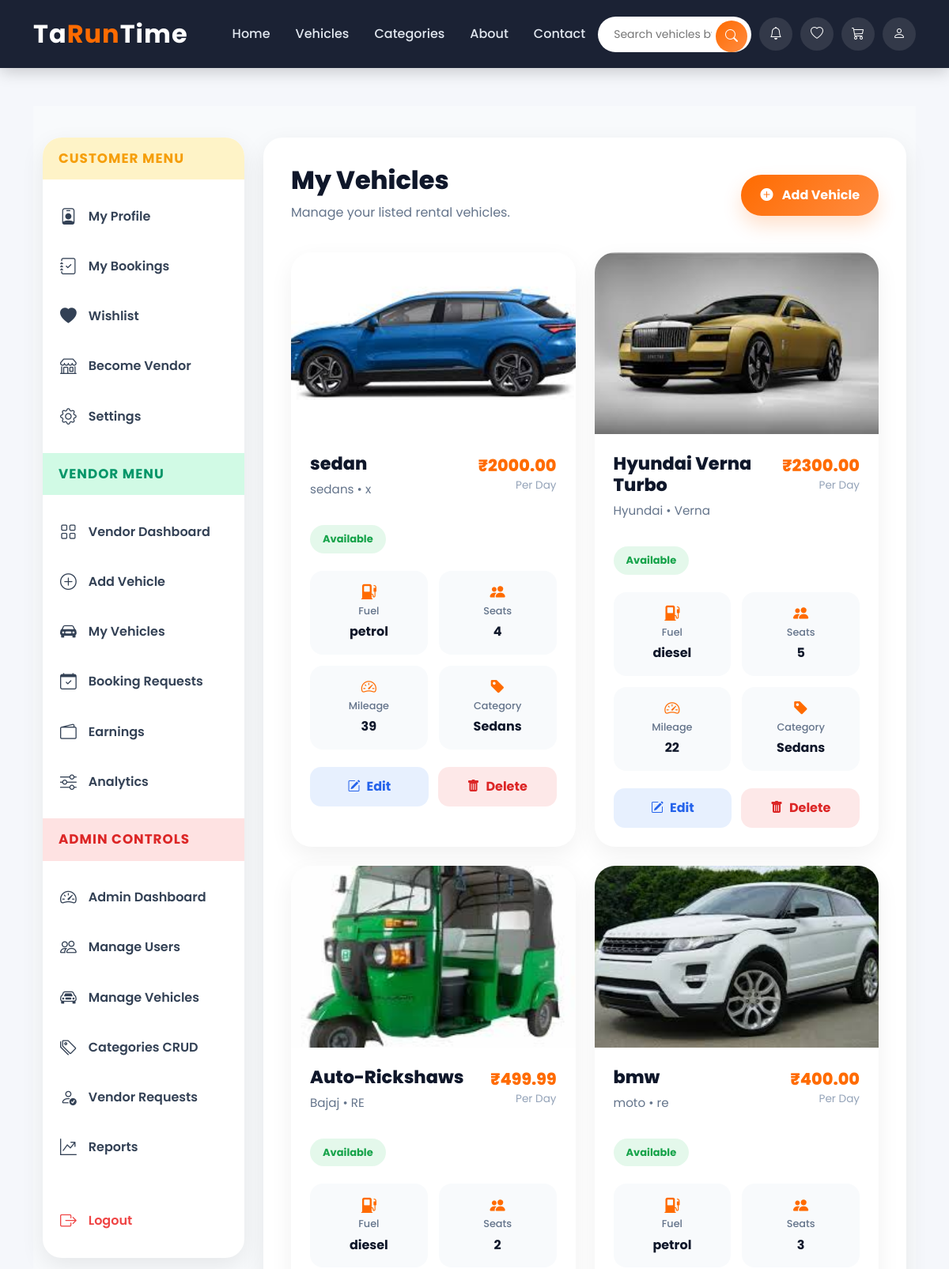
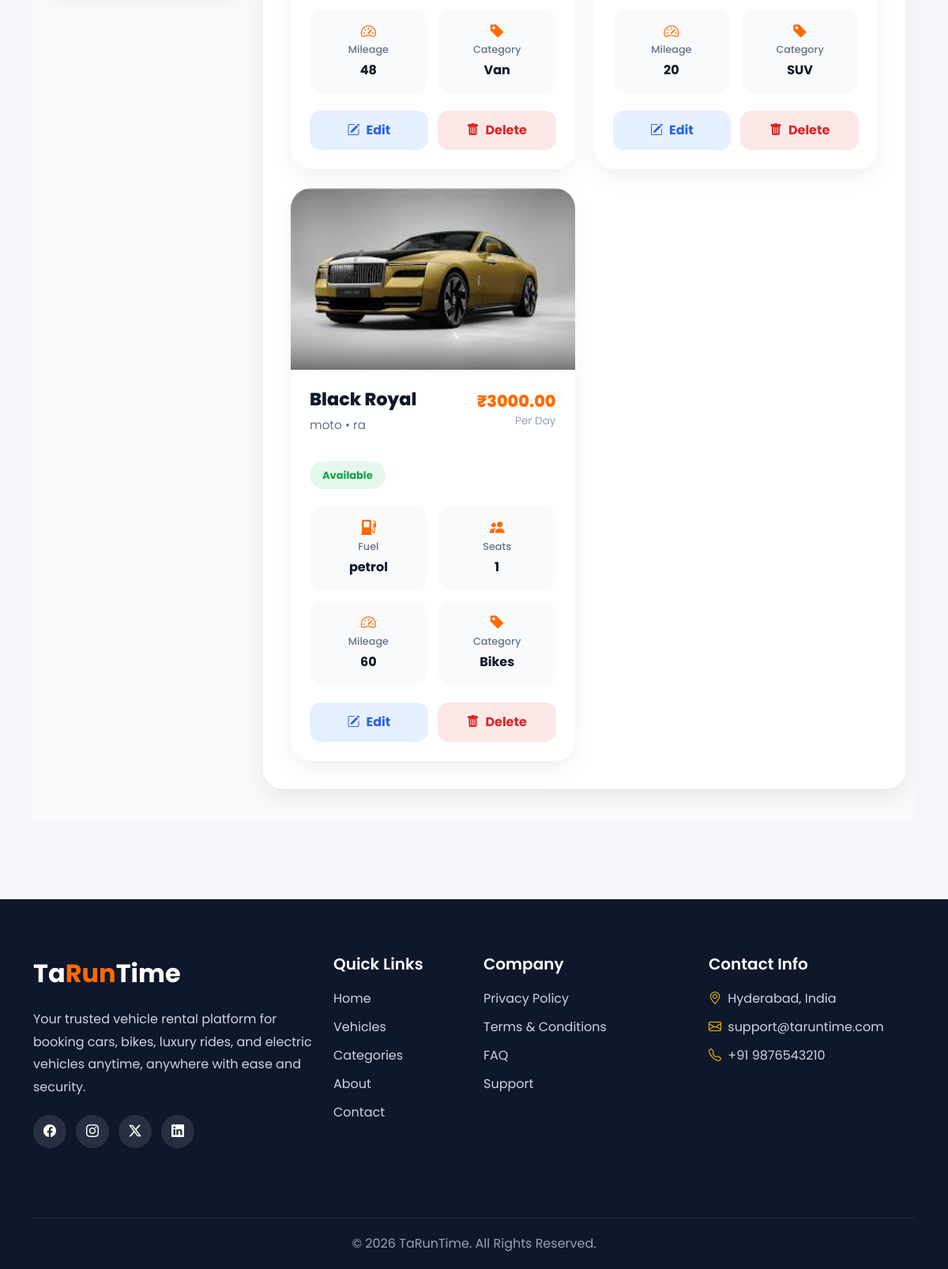
Screenshot of /dashboard/my_vehicles/ (signed in) with the database file from the repository (2 pictures, top to bottom).
### home/models.py (models this page shows, shortened)
class Vehicle(models.Model):
    vendor=models.ForeignKey(User,on_delete=models.CASCADE,related_name='vehicles')
    category=models.ForeignKey(Category,on_delete=models.CASCADE,related_name='vehicles')
    name=models.CharField(max_length=40)
    vehicle_number=models.CharField(max_length=30,unique=True)
    slug=models.SlugField(blank=True,unique=True)
    model=models.CharField(max_length=40,null=True,blank=True)
    brand=models.CharField(max_length=40,null=True,blank=True)
    year=models.IntegerField()
    fuel_type=models.CharField(max_length=30,choices=choices)
    seat_capacity=models.IntegerField()
    mileage=models.IntegerField()
    price_per_day=models.DecimalField(max_digits=10,decimal_places=2)
    location=models.CharField(max_length=70)
    description=models.TextField(null=True,blank=True)
    image=models.ImageField(upload_to='vehicle_images/')
    availability=models.BooleanField(default=True)
    created_at=models.DateTimeField(auto_now_add=True)
    updated_at=models.DateTimeField(auto_now=True)

class Category(models.Model):
    name=models.CharField(max_length=30,unique=True)
    slug=models.SlugField(blank=True,unique=True)
    image=models.ImageField(upload_to='category_images/')
    description=models.TextField()
    created_at=models.DateTimeField(auto_now_add=True)
    updated_at=models.DateTimeField(auto_now=True)
    def __str__(self):
        return self.name

### dashboard/views.py (the view)
# urls.py: path('my_vehicles/',views.my_vehicles_view,name='my_vehicles'),
def my_vehicles_view(request):
    vendor=request.user
    my_vehicles=vendor.vehicles.all()
    context={
        "my_vehicles":my_vehicles
    }
    return render(request,'dashboard/vendor/my_vehicles.html',context)

### templates/dashboard/vendor/my_vehicles.html (shortened to what this page needs)
{% extends 'dashboard/base_dashboard.html' %}
{% block dashboard_content %}
<div class="vehicle-header">
    <div>
        <h2>
            My Vehicles
        </h2>
        <p>
            Manage your listed rental vehicles.
        </p>
    </div>
    <a href="{% url 'add_vehicle' %}" class="add-btn">
        <i class="bi bi-plus-circle-fill me-2"></i>
        Add Vehicle
    </a>
</div>
<div class="row g-4">
    {% for vehicle in my_vehicles %}
    <div class="col-lg-6">
        <div class="vehicle-card">
            <img src="{{ vehicle.image.url }}" alt="{{ vehicle.name }}" class="vehicle-image">
            <div class="vehicle-content">
                <div class="vehicle-top">
                    <div>
                        <h3 class="vehicle-name">
                            {{ vehicle.name }}
                        </h3>
                        <p class="vehicle-brand">
                            {{ vehicle.brand }} • {{ vehicle.model }}
                        </p>
                    </div>
                    <div class="price-box">
                        <div class="price">
                            ₹{{ vehicle.price_per_day }}
                        </div>
                        <div class="price-text">
                            Per Day
                        </div>
                    </div>
                </div>
                {% if vehicle.availability %}
                <div class="status-badge available">
                    Available
                </div>
                {% else %}
                <div class="status-badge not-available">
                    Not Available
                </div>
                {% endif %}
                <div class="vehicle-details">
                    <div class="detail-box">
                        <i class="bi bi-fuel-pump-fill"></i>
                        <h6>
                            Fuel
                        </h6>
                        <p>
                            {{ vehicle.fuel_type }}
                        </p>
                    </div>
                    <div class="detail-box">
                        <i class="bi bi-people-fill"></i>
                        <h6>
                            Seats
                        </h6>
                        <p>
                            {{ vehicle.seat_capacity }}
                        </p>
                    </div>
                    <div class="detail-box">
                        <i class="bi bi-speedometer2"></i>
                        <h6>
                            Mileage
                        </h6>
                        <p>
                            {{ vehicle.mileage }}
                        </p>
                    </div>
                    <div class="detail-box">
                        <i class="bi bi-tag-fill"></i>
                        <h6>
                            Category
                        </h6>
                        <p>
                            {{ vehicle.category }}
                        </p>
                    </div>
                </div>
                <div class="action-buttons">
                    <a href="{% url 'edit_vendor_vehicle' vehicle.slug %}" class="edit-btn">
                        <i class="bi bi-pencil-square me-2"></i>
                        Edit
                    </a>
                    <form action="{% url 'delete_vendor_vehicle' vehicle.slug %}" method="POST" style="flex:1;">
                        <button type="submit" class="delete-btn w-100 border-0">
                            <i class="bi bi-trash-fill me-2"></i>
                            Delete
                        </button>
                    </form>
                </div>
            </div>
        </div>
    </div>
    {% endfor %}
</div>
{% endblock %}

### templates/base.html (style rules this page uses)
* { margin:0; padding:0; box-sizing:border-box; font-family: 'Poppins', sans-serif; }
body { background: #f5f7fb; display: flex; flex-direction: column; min-height: 100vh; }

### templates/dashboard/base_dashboard.html (style rules this page uses)
.dashboard-content h2 { font-size: 2rem; font-weight: 700; color: #0f172a; margin-bottom: 20px; }
.dashboard-content p { color: #64748b; line-height: 1.8; }

### templates/dashboard/vendor/my_vehicles.html (style rules this page uses)
.vehicle-header { display: flex; justify-content: space-between; align-items: center; gap: 20px; flex-wrap: wrap; margin-bottom: 35px; }
.vehicle-header h2 { font-size: 2rem; font-weight: 800; color: #0f172a; margin-bottom: 8px; }
.vehicle-header p { color: #64748b; margin: 0; }
.add-btn { padding: 14px 24px; border-radius: 50px; background: linear-gradient(135deg, #ff6b00, #ff8c42); color: white; text-decoration: none; font-weight: 700; transition: 0.3s; box-shadow: 0 12px 25px rgba(255, 107, 0, 0.2); }
.vehicle-card { background: white; border-radius: 26px; overflow: hidden; box-shadow: 0 10px 30px rgba(0, 0, 0, 0.06); transition: 0.3s; height: 100%; }
.vehicle-image { width: 100%; height: 230px; object-fit: cover; }
.vehicle-content { padding: 24px; }
.vehicle-top { display: flex; justify-content: space-between; align-items: start; gap: 10px; margin-bottom: 16px; }
.vehicle-name { font-size: 1.4rem; font-weight: 800; color: #0f172a; margin-bottom: 5px; }
.vehicle-brand { color: #64748b; font-size: 0.95rem; }
.price-box { text-align: right; }
.price { font-size: 1.3rem; font-weight: 800; color: #ff6b00; }
.price-text { font-size: 0.85rem; color: #94a3b8; }
.vehicle-details { display: grid; grid-template-columns: repeat(2, 1fr); gap: 14px; margin-bottom: 22px; }
.detail-box { background: #f8fafc; border-radius: 16px; padding: 14px; text-align: center; }
.detail-box i { color: #ff6b00; font-size: 1.2rem; margin-bottom: 8px; }
.detail-box h6 { font-size: 0.8rem; color: #64748b; margin-bottom: 5px; }
.detail-box p { margin: 0; font-weight: 700; color: #0f172a; }
.status-badge { display: inline-block; padding: 8px 16px; border-radius: 50px; font-size: 13px; font-weight: 700; margin-bottom: 22px; }
.available { background: rgba(34, 197, 94, 0.12); color: #16a34a; }
.action-buttons { display: flex; gap: 12px; }
.edit-btn { flex: 1; height: 50px; border-radius: 14px; background: rgba(59, 130, 246, 0.12); color: #2563eb; text-decoration: none; font-weight: 700; display: flex; align-items: center; justify-content: center; transition: 0.3s; }
.delete-btn { flex: 1; height: 50px; border-radius: 14px; background: rgba(239, 68, 68, 0.12); color: #dc2626; text-decoration: none; font-weight: 700; display: flex; align-items: center; justify-content: center; transition: 0.3s; }

### rows the page displays
Vehicle: image (picture), name "sedan", brand "sedans", model "x", price_per_day "2000.00", availability "Available", fuel_type "petrol", seat_capacity "4", mileage "39", category "Sedans"
Vehicle: image (picture), name "Hyundai Verna Turbo", brand "Hyundai", model "Verna", price_per_day "2300.00", availability "Available", fuel_type "diesel", seat_capacity "5", mileage "22", category "Sedans"
Vehicle: image (picture), name "Auto-Rickshaws", brand "Bajaj", model "RE", price_per_day "499.99", availability "Available", fuel_type "diesel", seat_capacity "2", mileage "48", category "Van"
Vehicle: image (picture), name "bmw", brand "moto", model "re", price_per_day "400.00", availability "Available", fuel_type "petrol", seat_capacity "3", mileage "20", category "SUV"
Vehicle: image (picture), name "Black Royal", brand "moto", model "ra", price_per_day "3000.00", availability "Available", fuel_type "petrol", seat_capacity "1", mileage "60", category "Bikes"
